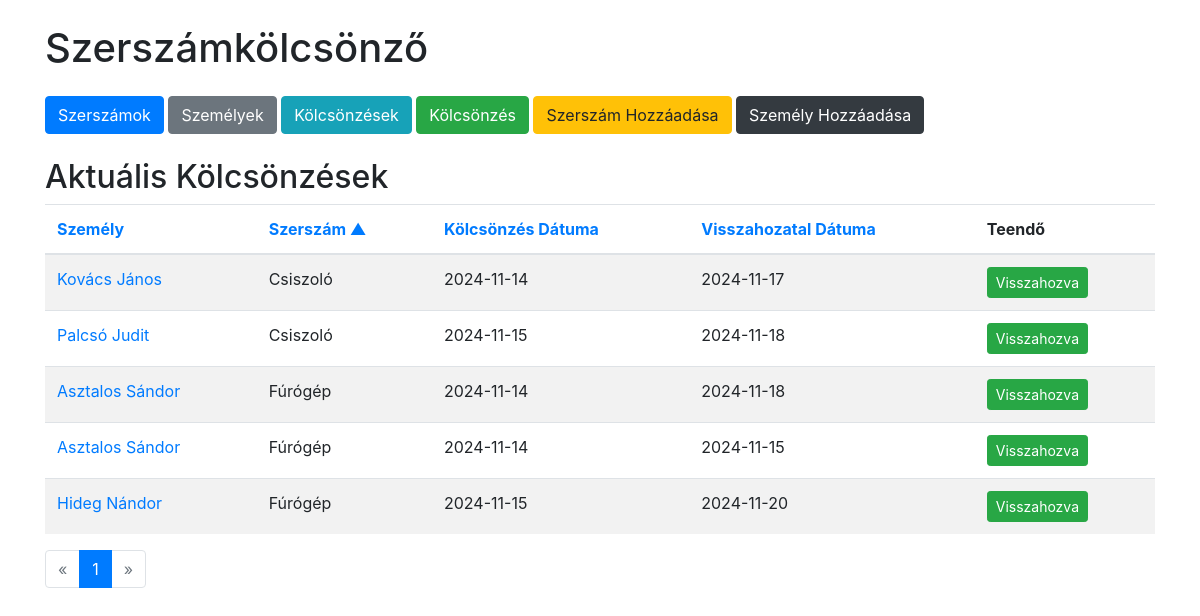
/loans?sort=tool_name&order=asc&page=1, run on an earlier commit of the app's database.
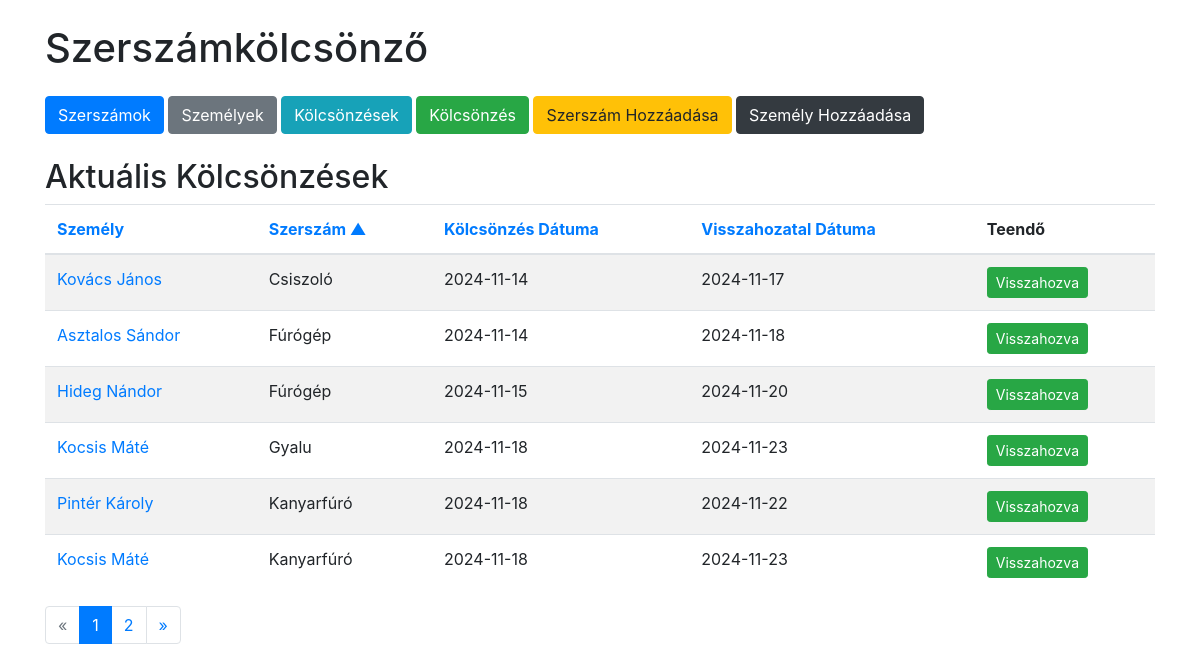
And on a later commit of the database.
### tables this page shows
CREATE TABLE loans (
            id INTEGER PRIMARY KEY AUTOINCREMENT,
            person_id INTEGER NOT NULL,
            tool_id INTEGER NOT NULL,
            loan_date DATE NOT NULL,
            return_date DATE NOT NULL,
            FOREIGN KEY(person_id) REFERENCES persons(id),
            FOREIGN KEY(tool_id) REFERENCES tools(id)
        );

CREATE TABLE persons (
            id INTEGER PRIMARY KEY AUTOINCREMENT,
            name TEXT NOT NULL,
            address TEXT NOT NULL
        );

CREATE TABLE tools (
            id INTEGER PRIMARY KEY AUTOINCREMENT,
            name TEXT NOT NULL,
            quantity INTEGER NOT NULL
        );

### app.py (the view)
@app.route('/loans')
def loans():
    sort = request.args.get('sort', 'loan_date')
    order = request.args.get('order', 'asc')
    page = int(request.args.get('page', 1))
    per_page = PER_PAGE
    valid_sort_columns = ['person_name', 'tool_name', 'loan_date', 'return_date']
    if sort not in valid_sort_columns:
        sort = 'loan_date'
    if order not in ['asc', 'desc']:
        order = 'asc'
    sort_column_mapping = {
        'person_name': 'persons.name',
        'tool_name': 'tools.name',
        'loan_date': 'loans.loan_date',
        'return_date': 'loans.return_date'
    }
    order_by = f"{sort_column_mapping[sort]} {order.upper()}"
    conn = get_db_connection()
    count_query = '''
        SELECT COUNT(*)
        FROM loans
        JOIN persons ON loans.person_id = persons.id
        JOIN tools ON loans.tool_id = tools.id
    '''
    total = conn.execute(count_query).fetchone()[0]
    total_pages = math.ceil(total / per_page)
    loans_query = f'''
        SELECT loans.id, persons.name AS person_name, tools.name AS tool_name, loans.loan_date, loans.return_date, tools.quantity AS tool_quantity
        FROM loans
        JOIN persons ON loans.person_id = persons.id
        JOIN tools ON loans.tool_id = tools.id
        ORDER BY {order_by}
        LIMIT ? OFFSET ?
    '''
    loans = conn.execute(loans_query, (per_page, (page - 1) * per_page)).fetchall()
    conn.close()
    return render_template('loans.html',
                           loans=loans,
                           current_sort=sort,
                           current_order=order,
                           page=page,
                           total_pages=total_pages)

### app.py (called while the page is built)
def get_db_connection():
    conn = sqlite3.connect(DATABASE)
    conn.row_factory = sqlite3.Row
    return conn

### templates/loans.html (shortened to what this page needs)
{% extends 'base.html' %}
{% block content %}
<h2>Aktuális Kölcsönzések</h2>
<table class="table table-striped">
    <thead>
        <tr>
            <th>
                <a href="{{ url_for('loans', sort='person_name', order='asc' if current_sort != 'person_name' or current_order == 'desc' else 'desc', page=page) }}">
                    Személy
                </a>
            </th>
            <th>
                <a href="{{ url_for('loans', sort='tool_name', order='asc' if current_sort != 'tool_name' or current_order == 'desc' else 'desc', page=page) }}">
                    Szerszám
                    {% if current_sort == 'tool_name' %}
                        {% if current_order == 'asc' %}
                            &#9650;
                        {% else %}
                            &#9660;
                        {% endif %}
                    {% endif %}
                </a>
            </th>
            <th>
                <a href="{{ url_for('loans', sort='loan_date', order='asc' if current_sort != 'loan_date' or current_order == 'desc' else 'desc', page=page) }}">
                    Kölcsönzés Dátuma
                </a>
            </th>
            <th>
                <a href="{{ url_for('loans', sort='return_date', order='asc' if current_sort != 'return_date' or current_order == 'desc' else 'desc', page=page) }}">
                    Visszahozatal Dátuma
                </a>
            </th>
            <th>Teendő</th>
        </tr>
    </thead>
    <tbody>
        {% for loan in loans %}
        <tr>
            <td>
                <a href="#" data-toggle="modal" data-target="#personModal" data-id="{{ loan.id }}" class="person-link">{{ loan.person_name }}</a>
            </td>
            <td>
                <span data-toggle="tooltip" data-placement="top" title="Raktárkészlet: {{ loan.tool_quantity }}">{{ loan.tool_name }}</span>
            </td>
            <td>{{ loan.loan_date }}</td>
            <td>{{ loan.return_date }}</td>
            <td>
                <form action="{{ url_for('return_tool', loan_id=loan.id) }}" method="post">
                    <button type="submit" class="btn btn-sm btn-success">Visszahozva</button>
                </form>
            </td>
        </tr>
        {% endfor %}
    </tbody>
</table>
<nav aria-label="Page navigation">
  <ul class="pagination">
    <li class="page-item {% if page == 1 %}disabled{% endif %}">
      <a class="page-link" href="{{ url_for('loans', sort=current_sort, order=current_order, page=page-1) }}" aria-label="Previous">
        <span aria-hidden="true">&laquo;</span>
      </a>
    </li>
    {% for p in range(1, total_pages + 1) %}
    <li class="page-item {% if p == page %}active{% endif %}">
      <a class="page-link" href="{{ url_for('loans', sort=current_sort, order=current_order, page=p) }}">{{ p }}</a>
    </li>
    {% endfor %}
    <li class="page-item {% if page == total_pages %}disabled{% endif %}">
      <a class="page-link" href="{{ url_for('loans', sort=current_sort, order=current_order, page=page+1) }}" aria-label="Next">
        <span aria-hidden="true">&raquo;</span>
      </a>
    </li>
  </ul>
</nav>
{% endblock %}

### templates/base.html (shortened to what this page needs)
<!DOCTYPE html>
<html lang="hu">
<head>
    <link rel="stylesheet" href="https://stackpath.bootstrapcdn.com/bootstrap/4.5.0/css/bootstrap.min.css">
</head>
<body>
    <div class="container mt-4">
        <h1 class="mb-4">Szerszámkölcsönző</h1>
        <nav class="mb-4">
            <a href="{{ url_for('index') }}" class="btn btn-primary">Szerszámok</a>
            <a href="{{ url_for('persons') }}" class="btn btn-secondary">Személyek</a>
            <a href="{{ url_for('loans') }}" class="btn btn-info">Kölcsönzések</a>
            <a href="{{ url_for('loan') }}" class="btn btn-success">Kölcsönzés</a>
            <a href="{{ url_for('add_tool') }}" class="btn btn-warning">Szerszám Hozzáadása</a>
            <a href="{{ url_for('add_person') }}" class="btn btn-dark">Személy Hozzáadása</a>
        </nav>
        {% block content %}{% endblock %}
    </div>
</body>
</html>

What changed in the data, as far as the page shows it:
removed loans: person_name "Palcsó Judit", tool_name "Csiszoló", loan_date "2024-11-15", return_date "2024-11-18"
removed loans: person_name "Asztalos Sándor", tool_name "Fúrógép", loan_date "2024-11-14", return_date "2024-11-15"
added loans: person_name "Kocsis Máté", tool_name "Gyalu", loan_date "2024-11-18", return_date "2024-11-23"
added loans: person_name "Pintér Károly", tool_name "Kanyarfúró", loan_date "2024-11-18", return_date "2024-11-22"
added loans: person_name "Kocsis Máté", tool_name "Kanyarfúró", loan_date "2024-11-18", return_date "2024-11-23"
Also different on the page:
new list line: "2"
